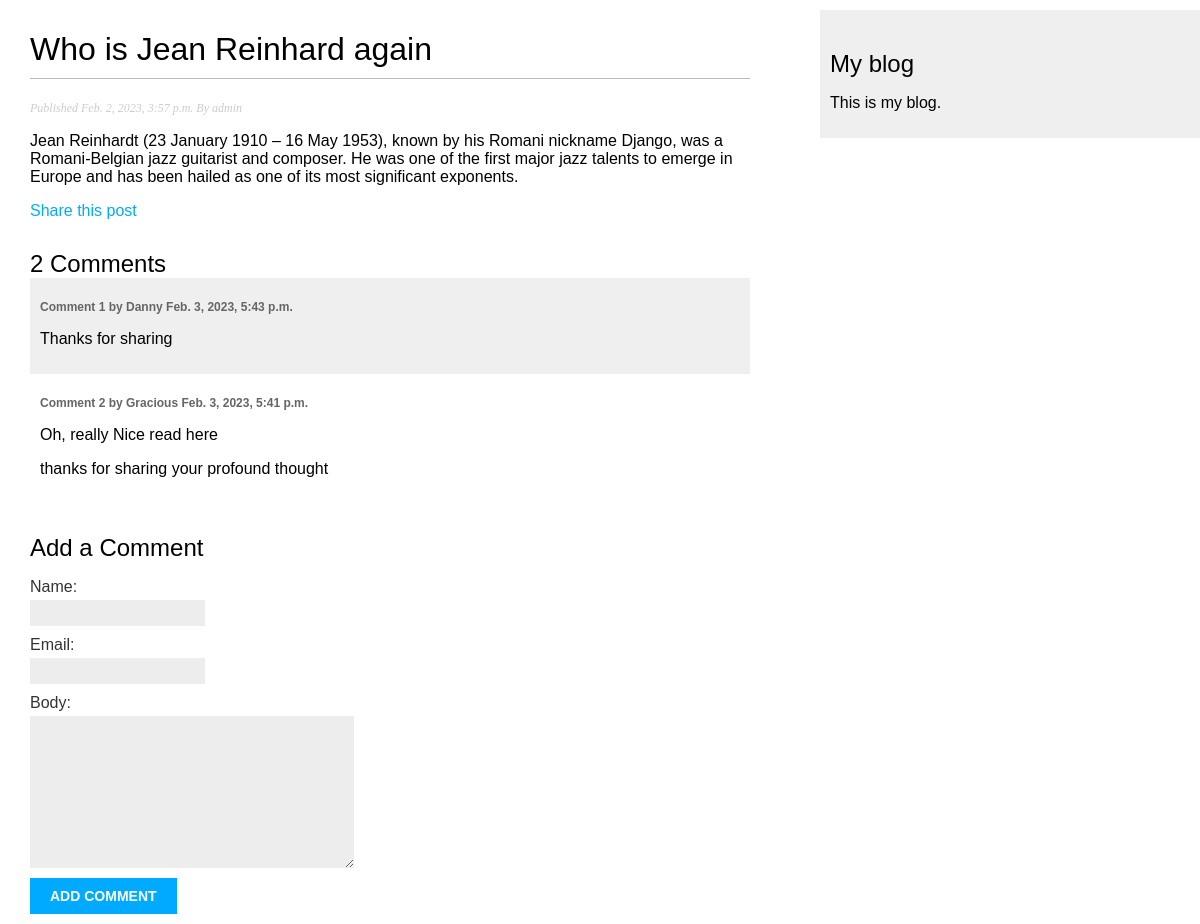
Screenshot of /blog/2023/2/2/who-is-jean-reinhard-again/ with the database file from the repository.
### blog/models.py (models this page shows, shortened)
class Post(models.Model):
    class Status(models.TextChoices):
        DRAFT =    'DF', 'Draft',
        PUBLISHED = 'PB', 'Published',
    title = models.CharField(max_length=250)
    slug = models.SlugField(max_length=250, unique_for_date='publish')
    author = models.ForeignKey(User, on_delete=models.CASCADE, related_name='blog_posts')
    body = models.TextField()
    publish = models.DateTimeField(default=timezone.now)
    created = models.DateTimeField(auto_now_add=True)
    updated = models.DateTimeField(auto_now=True)
    status = models.CharField(max_length=2, choices=Status.choices, default=Status.DRAFT)
    objects = models.Manager() #the default Manager
    published = PublisedManager() #the customer manager
    class Meta:
        ordering = ['-publish']
        indexes = [
            models.Index(fields=['-publish']),
        ]

class Comment(models.Model):
    post = models.ForeignKey(Post, on_delete=models.CASCADE, related_name='comments')
    name = models.CharField(max_length=80)
    email = models.EmailField()
    body = models.TextField()
    created = models.DateTimeField(auto_now_add=True)
    updated = models.DateTimeField(auto_now=True)
    active = models.BooleanField(default=True)
    class Meta:
        ordering = ['-created']
        indexes = [
            models.Index(fields=(['created']))
        ]

### blog/views.py (the view)
# urls.py: path('<int:year>/<int:month>/<int:day>/<slug:post>/', views.post_detail, name='post_detail'),
def post_detail(request, year, month, day, post):
    post = get_object_or_404(Post, status=Post.Status.PUBLISHED,
                            slug=post,
                            publish__year=year,
                            publish__month=month,
                            publish__day=day)
    comments = post.comments.filter(active=True)
    form = CommentForm()
    return render(request, 'blog/post/detail.html',
                            {'post': post,
                            'comments': comments,
                            'form':form})

### blog/forms.py
class CommentForm(forms.ModelForm):
    class Meta:
        model = Comment
        fields = ['name', 'email', 'body']

### blog/templates/blog/post/detail.html (shortened to what this page needs)
{% extends 'blog/base.html' %}
{% block content %}
<h1>{{post.title}}</h1>
<p class='date'>
    Published {{post.publish}} By {{post.author}}
</p>
{{post.body | linebreaks }}
<p>
    <a href="{% url "blog:post_share" post.id %}">
        Share this post
    </a>
</p>
{% with comments.count as total_comments %}
    <h2>
        {{ total_comments }} Comment{{ total_comments|pluralize }}
    </h2>
{% endwith %}
{% for comment in comments  %}
    <div class="comment">
        <p class="info">
            Comment {{ forloop.counter }} by {{ comment.name }}
            {{ comment.created }}
        </p>
        {{ comment.body|linebreaks }}
    </div>
    {% empty %}
    <p>There are No Comments Yet..</p>
{% endfor %}
{% include 'blog/post/includes/comment_form.html' %}
{% endblock content %}

### blog/static/css/blog.css (style rules this page uses)
body { margin:10px 0; padding:0; font-family:helvetica, sans-serif; }
a { color:#00abff; text-decoration:none; }
h1 { font-weight:normal; border-bottom:1px solid #bbb; padding:0 0 10px 0; }
h2 { font-weight:normal; margin:30px 0 0; }
p.date { color:#ccc; font-family: georgia, serif; font-size: 12px; font-style: italic; }
label { float:left; clear:both; color:#333; margin-bottom:4px; }
input, textarea { clear:both; float:left; margin:0 0 10px; background:#ededed; border:0; padding:6px 10px; font-size:12px; }
.comment { padding:10px; }
.comment:nth-child(even) { background:#efefef; }
.comment .info { font-weight:bold; font-size:12px; color:#666; }

### rows the page displays
Post: title "Who is Jean Reinhard again", publish "Feb. 2, 2023, 3:57 p.m.", author "admin", body "Jean Reinhardt (23 January 1910 – 16 May 1953), known by his Romani nickname Django, was a Romani-Belgian jazz guitarist and composer. He was one of the first major jazz talents to emerge in Europe and has been hailed as one of its most significant exponents."
Comment: name "Danny", created "Feb. 3, 2023, 5:43 p.m.", body "Thanks for sharing"
Comment: name "Gracious", created "Feb. 3, 2023, 5:41 p.m.", body "Oh, really Nice read here thanks for sharing your profound thought"

### other values shown
{{ total_comments }} "2"
